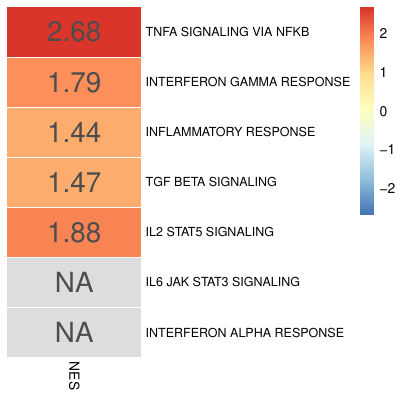

This chart was generated by the following R code:
#Figure 3k

# Load packages
library(SingCellaR)
library(mGSZ)
library(fgsea)
library(plyr)
library(ggplot2)
library(pheatmap)

##############################################################
################ PREPARE PRE-RANKED GENE LIST ################
##############################################################

# Load R object
load(file = "../../../Sources/preleukemic.integration.revised.rdata")

# Retrieve metadata
df.pheno <- [email redacted]

# Retrieve expression matrix
df <- get_normalized_umi(preleukemic.integration)

# Define non-ref groups, ref groups
table(df.pheno$genotype.classification)
non.ref <- "preleukemic"
ref <- "WT"

# Retrieve cell groups
    # group A (non-reference)
    cellsA <- df.pheno[which(df.pheno$genotype.classification==non.ref), "Cell"]
    length(cellsA) # 880
    
    # group B (reference)
    cellsB <- df.pheno[which(df.pheno$genotype.classification==ref), "Cell"]
    length(cellsB) # 730
    
# Retrieve overlaps with exp matrix
    # group A (non-reference)
    cellsA <- intersect(cellsA, colnames(df))
    length(cellsA) # 880
    
    # group B (reference)
    cellsB <- intersect(cellsB, colnames(df))
    length(cellsB) # 730

# Downsample: Both groups with equal n cells
    # Upper limit
    cells.max <- min(c(length(cellsA), length(cellsB)))

    # Downsample
    set.seed(1)
    cellsA <- sample(x=cellsA, size=cells.max, replace=FALSE)
    cellsB <- sample(x=cellsB, size=cells.max, replace=FALSE)

# Generate, write pre-ranked genes
identifyGSEAPrerankedGenes(
        method = c("wilcoxon"),
        objectA = preleukemic.integration,
        objectB = preleukemic.integration,
        cellsA = cellsA,
        cellsB = cellsB,
        write.to.file="pre-ranked.txt",
        min.log2FC = 0.1,
        min.expFraction = 0.01
        )

##############################################################
########################## GSEA ##############################
##############################################################

# Read files
    # reference gene list
    gene.set <- geneSetsList("h.all.v7.4.symbols.gmt")

    # Read DE file
    df <- read.table("pre-ranked.txt", sep="\t", header=TRUE, stringsAsFactors=FALSE)

# Recode Inf,-Inf values
df$log2FC[which(df$FoldChange=="Inf")] <- log2(df$ExpA[which(df$FoldChange=="Inf")] + 1)
df$log2FC[which(df$FoldChange==0)] <- log2(df$ExpB[which(df$FoldChange==0)] + 1) * -1

# Recode 0 p-values
pval <- min(df$adjusted.pval[which(df$adjusted.pval != 0)])
df$adjusted.pval[which(df$adjusted.pval == 0)] <- pval

# Transform p-values
df$adjusted.pval.log <- -log10(df$adjusted.pval)
df$adjusted.pval.log <- ifelse(df$log2FC < 0, df$adjusted.pval.log* -1, df$adjusted.pval.log * 1)
 
# Rank list (from lowest to highest! Opposite to GSEA GUI)
df <- df[order(df$adjusted.pval.log), ]

# Retrieve ranked genes
genes.ranked <- df$adjusted.pval.log
names(genes.ranked) <- df$Gene

# Capitalize gene names
names(genes.ranked) <- toupper(names(genes.ranked))

# GSEA
    # Lastest version do not have eps option
    set.seed(123)
    fgseaRes <- fgsea(pathways=gene.set, stats=genes.ranked, minSize=0, maxSize=5000, nperm=1000)

    # Convert to data frame
    fgseaRes <- as.data.frame(fgseaRes)
    
    # Adjust for mutliple testing (default: fdr)
    #fgseaRes$padj.fdr  <-  p.adjust(fgseaRes$pval, method="fdr", n=length(fgseaRes$padj))

    # Order by p-values
    fgseaRes <- fgseaRes[order(fgseaRes$pval), ]

    # Reformat leading edge column
    . <- as.character(fgseaRes$leadingEdge)
    . <- gsub("c(", "", ., fixed=TRUE)
    . <- gsub(")", "", ., fixed=TRUE)
    . <- gsub("\"", "", ., fixed=TRUE)
    . <- gsub(" ", "" ,.)
    . <- gsub(",", "|", ., fixed=TRUE)
    fgseaRes$leadingEdge <- .

    # Save file
    write.table(fgseaRes, "gsea_hallmark.txt", sep="\t", col.names=TRUE, row.names=FALSE, quote=FALSE)

##############################################################
################ PLOT GSEA RESULTS ###########################
##############################################################

# Read GSEA results file
df <- read.table("gsea_hallmark.txt", sep="\t", header=TRUE, stringsAsFactors=FALSE, fill=TRUE)

. <- grep("|", df$pathway, fixed=TRUE, value=TRUE)

if(length(.) != 0) {

df <- df[-grep("|", df$pathway, fixed=TRUE), ]

}

# Censor non-sig NES
df$NES[which(df$padj > 0.25)] <- NA

# Subset selected pathways for plotting
pathways <- c("HALLMARK_TNFA_SIGNALING_VIA_NFKB",
            "HALLMARK_INTERFERON_GAMMA_RESPONSE",
            "HALLMARK_INFLAMMATORY_RESPONSE",
            "HALLMARK_TGF_BETA_SIGNALING",
            "HALLMARK_IL2_STAT5_SIGNALING",
            "HALLMARK_IL6_JAK_STAT3_SIGNALING",
            "HALLMARK_INTERFERON_ALPHA_RESPONSE"
            )
  
df <- df[which(df$pathway %in% pathways), ]

# Tabulate nes
nes <- df[,"NES",drop=FALSE]
row.names(nes) <- df$pathway
nes <- nes[pathways, ,drop=FALSE]

# Tidy gene set names
row.names(nes) <- gsub("HALLMARK_", "", row.names(nes))
row.names(nes) <- gsub("_", " ", row.names(nes))

# Definitions
data <- nes

# Plot and save: NES
pdf("Figure3k.pdf", width=4, height=4)

range <- unlist(nes)
range <- nes[!is.na(nes)]
myBreaks <- c(seq(max(abs(range))*-1, max(abs(range)), length.out=100))

pheatmap(data, cluster_rows=FALSE, cluster_cols=FALSE, scale="none", fontsize_row=9, border_color="white", legend=TRUE, breaks=myBreaks,
         display_numbers=TRUE,fontsize_number=20)

dev.off()

